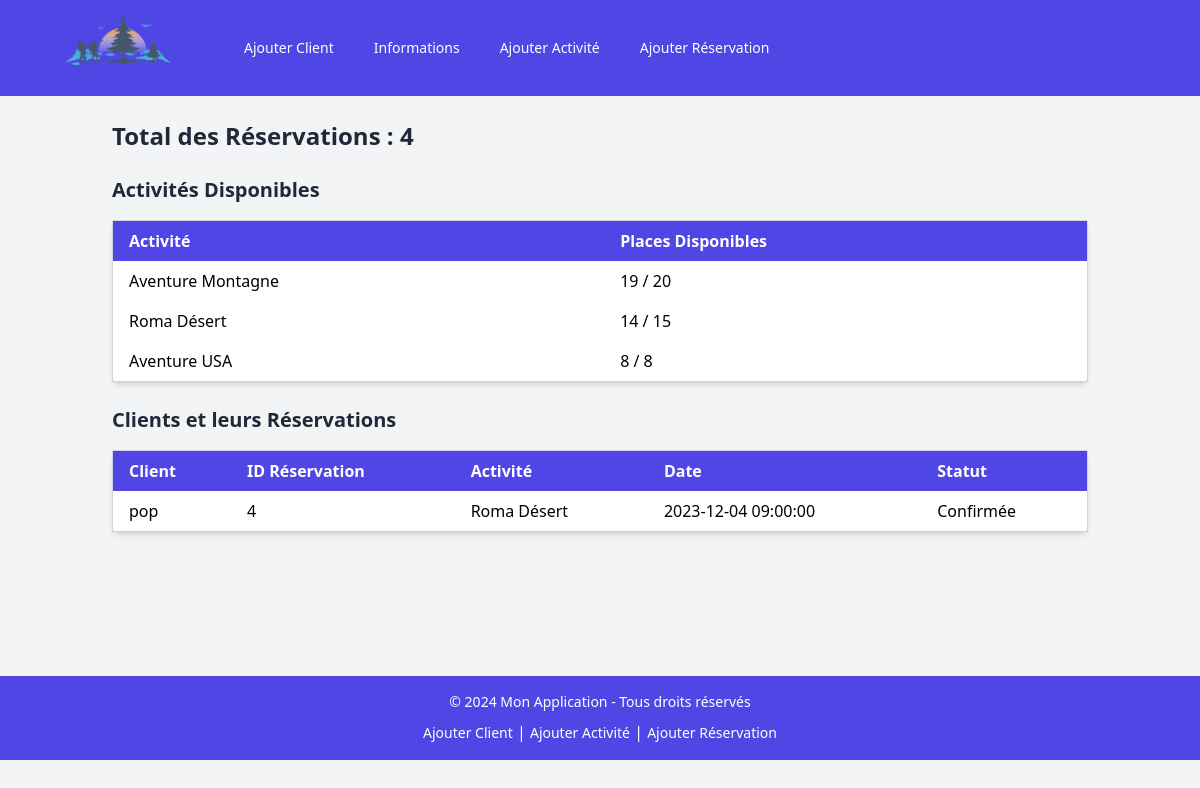
/afficheall.php, run on the app's committed database.
### tables this page shows
CREATE TABLE activite (
    id_activite INT(11) NOT NULL AUTO_INCREMENT,
    titre VARCHAR(150) NOT NULL,
    description VARCHAR(100),
    destination VARCHAR(200) NOT NULL,
    prix DECIMAL(10,2) NOT NULL,
    date_debut DATE NOT NULL,
    date_fin DATE NOT NULL,
    places_disponible INT(11),
    PRIMARY KEY (id_activite)
);

CREATE TABLE reservation (
    id_reservation INT(11) NOT NULL AUTO_INCREMENT,
    id_client INT(11) NOT NULL,
    id_activite INT(11) NOT NULL,
    date_reservation TIMESTAMP NOT NULL DEFAULT CURRENT_TIMESTAMP,
    status ENUM('En attente', 'Confirmée', 'Annulée') NOT NULL,
    PRIMARY KEY (id_reservation),
    FOREIGN KEY (id_client) REFERENCES cliente(id_client) ON DELETE CASCADE,
    FOREIGN KEY (id_activite) REFERENCES activite(id_activite) ON DELETE CASCADE
);

CREATE TABLE cliente(
    id_client INT(11) NOT NULL AUTO_INCREMENT,
    nom VARCHAR(100) NOT NULL,
    prenom VARCHAR(100) NOT NULL,
    email VARCHAR(150) NOT NULL UNIQUE,
    telephone VARCHAR(15) NOT NULL,
    adresse TEXT NOT NULL,
    PRIMARY KEY (id_client)
);

### afficheall.php (the view, shortened to what this page needs)
<?php
$host = 'localhost';
$username = 'root';
$password = '';
$dbname = 'vygs';
$mysqli = new mysqli($host, $username, $password, $dbname);
$reservations_result = $mysqli->query("SELECT r.id_reservation, r.id_client, r.id_activite, r.date_reservation, r.status,
                                       c.nom as client,
                                       a.titre as activite
                                       FROM reservation r
                                       JOIN cliente c ON r.id_client = c.id_client
                                       JOIN activite a ON r.id_activite = a.id_activite");
$reservations_count = $mysqli->query("SELECT COUNT(*) as total_reservations FROM reservation");
$total_reservations = $reservations_count->fetch_assoc()['total_reservations'];
$activities_result = $mysqli->query("SELECT a.id_activite, a.titre, a.places_disponible,
                                    (a.places_disponible - COUNT(r.id_reservation)) AS available_spots
                                    FROM activite a
                                    LEFT JOIN reservation r ON a.id_activite = r.id_activite
                                    GROUP BY a.id_activite, a.titre, a.places_disponible");
?>
<!DOCTYPE html>
<html lang="fr">
<head>
    <script src="https://cdn.tailwindcss.com"></script>
</head>
<body class="bg-gray-100">
<nav class="bg-indigo-600 p-4">
    <div class="max-w-7xl mx-auto px-2 sm:px-6 lg:px-8">
        <div class="relative flex items-center justify-between h-16">
            <div class="flex-1 flex items-center justify-center sm:items-stretch sm:justify-start">
                <div class="h-36 w-36"><img src="includes/—Pngtree—tour and travel logo_5695483.png" alt="voyages"></div>
                <div class="ml-10 flex items-center space-x-4">
                    <a href="index.php" class="text-white px-3 py-2 rounded-md text-sm font-medium hover:bg-indigo-700">Ajouter Client</a>
                    <a href="afficheall.php" class="text-white px-3 py-2 rounded-md text-sm font-medium hover:bg-indigo-700">Informations</a>
                    <a href="fold.php" class="text-white px-3 py-2 rounded-md text-sm font-medium hover:bg-indigo-700">Ajouter Activité</a>
                    <a href="reserv.php" class="text-white px-3 py-2 rounded-md text-sm font-medium hover:bg-indigo-700">Ajouter Réservation</a>
                </div>
            </div>
        </div>
    </div>
</nav>
<div class="container mx-auto p-6">
    <div class="mb-6">
        <h1 class="text-2xl font-bold text-gray-800">Total des Réservations : <?= $total_reservations ?></h1>
    </div>
    <div class="mb-6">
        <h2 class="text-xl font-semibold text-gray-800">Activités Disponibles</h2>
        <table class="min-w-full bg-white border border-gray-300 rounded-md shadow-md mt-4">
            <thead class="bg-indigo-600 text-white">
                <tr>
                    <th class="py-2 px-4 text-left">Activité</th>
                    <th class="py-2 px-4 text-left">Places Disponibles</th>
                </tr>
            </thead>
            <tbody>
                <?php while ($activity = $activities_result->fetch_assoc()) { ?>
                    <tr>
                        <td class="py-2 px-4"><?= $activity['titre'] ?></td>
                        <td class="py-2 px-4"><?= $activity['available_spots'] ?> / <?= $activity['places_disponible'] ?></td>
                    </tr>
                <?php } ?>
            </tbody>
        </table>
    </div>
    <div class="mb-6">
        <h2 class="text-xl font-semibold text-gray-800">Clients et leurs Réservations</h2>
        <table class="min-w-full bg-white border border-gray-300 rounded-md shadow-md mt-4">
            <thead class="bg-indigo-600 text-white">
                <tr>
                    <th class="py-2 px-4 text-left">Client</th>
                    <th class="py-2 px-4 text-left">ID Réservation</th>
                    <th class="py-2 px-4 text-left">Activité</th>
                    <th class="py-2 px-4 text-left">Date</th>
                    <th class="py-2 px-4 text-left">Statut</th>
                </tr>
            </thead>
            <tbody>
                <?php while ($reservation = $reservations_result->fetch_assoc()) { ?>
                    <tr>
                        <td class="py-2 px-4"><?= $reservation['client'] ?></td>
                        <td class="py-2 px-4"><?= $reservation['id_reservation'] ?></td>
                        <td class="py-2 px-4"><?= $reservation['activite'] ?></td>
                        <td class="py-2 px-4"><?= $reservation['date_reservation'] ?></td>
                        <td class="py-2 px-4"><?= $reservation['status'] ?></td>
                    </tr>
                <?php } ?>
            </tbody>
        </table>
    </div>
</div>
<footer class="bg-indigo-600 text-white text-center py-4 mt-24">
    <p class="text-sm">© 2024 Mon Application - Tous droits réservés</p>
    <div class="mt-2">
        <a href="index.php" class="text-white hover:underline text-sm">Ajouter Client</a> |
        <a href="fold.php" class="text-white hover:underline text-sm">Ajouter Activité</a> |
        <a href="reserv.php" class="text-white hover:underline text-sm">Ajouter Réservation</a>
    </div>
</footer>
</body>
</html>

### data on the page
activite: titre "Aventure Montagne", available_spots "19", places_disponible "20"
activite: titre "Roma Désert", available_spots "14", places_disponible "15"
activite: titre "Aventure USA", available_spots "8", places_disponible "8"
reservation: id_client.nom "pop", id_reservation "4", id_activite.titre "Roma Désert", date_reservation "2023-12-04 09:00:00", status "Confirmée"

### other printed values
$total_reservations "4"
